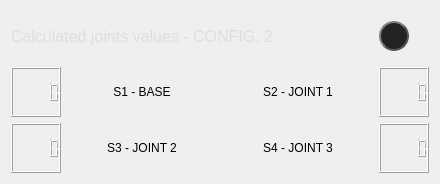
                      <widget class="QWidget" name="config2">
                       <attribute name="title">
                        <string>Config2</string>
                       </attribute>
                       <layout class="QGridLayout" name="gridLayout_14">
                        <item row="0" column="0" colspan="3">
                         <widget class="QLabel" name="label_ik_2">
                          <property name="minimumSize">
                           <size>
                            <width>300</width>
                            <height>50</height>
                           </size>
                          </property>
                          <property name="maximumSize">
                           <size>
                            <width>350</width>
                            <height>100</height>
                           </size>
                          </property>
                          <property name="font">
                           <font>
                            <pointsize>12</pointsize>
                           </font>
                          </property>
                          <property name="styleSheet">
                           <string notr="true">color: rgb(222, 222, 222);</string>
                          </property>
                          <property name="text">
                           <string>Calculated joints values - CONFIG. 2</string>
                          </property>
                         </widget>
                        </item>
                        <item row="2" column="0">
                         <widget class="QLCDNumber" name="lcdNumber_ik_s1_2">
                          <property name="minimumSize">
                           <size>
                            <width>50</width>
                            <height>50</height>
                           </size>
                          </property>
                          <property name="maximumSize">
                           <size>
                            <width>50</width>
                            <height>50</height>
                           </size>
                          </property>
                         </widget>
                        </item>
                        <item row="2" column="1">
                         <widget class="QLabel" name="label_s1_ik_2">
                          <property name="sizePolicy">
                           <sizepolicy hsizetype="Minimum" vsizetype="Preferred">
                            <horstretch>0</horstretch>
                            <verstretch>0</verstretch>
                           </sizepolicy>
                          </property>
                          <property name="minimumSize">
                           <size>
                            <width>150</width>
                            <height>25</height>
                           </size>
                          </property>
                          <property name="maximumSize">
                           <size>
                            <width>16777215</width>
                            <height>25</height>
                           </size>
                          </property>
                          <property name="text">
                           <string>S1 - BASE</string>
                          </property>
                          <property name="alignment">
                           <set>Qt::AlignCenter</set>
                          </property>
                         </widget>
                        </item>
                        <item row="2" column="2">
                         <widget class="QLabel" name="label_s2_ik_2">
                          <property name="sizePolicy">
                           <sizepolicy hsizetype="Minimum" vsizetype="Preferred">
                            <horstretch>0</horstretch>
                            <verstretch>0</verstretch>
                           </sizepolicy>
                          </property>
                          <property name="minimumSize">
                           <size>
                            <width>150</width>
                            <height>25</height>
                           </size>
                          </property>
                          <property name="maximumSize">
                           <size>
                            <width>16777215</width>
                            <height>25</height>
                           </size>
                          </property>
                          <property name="text">
                           <string>S2 - JOINT 1</string>
                          </property>
                          <property name="alignment">
                           <set>Qt::AlignCenter</set>
                          </property>
                         </widget>
                        </item>
                        <item row="2" column="3">
                         <widget class="QLCDNumber" name="lcdNumber_ik_s2_2">
                          <property name="minimumSize">
                           <size>
                            <width>50</width>
                            <height>50</height>
                           </size>
                          </property>
                          <property name="maximumSize">
                           <size>
                            <width>50</width>
                            <height>50</height>
                           </size>
                          </property>
                          <property name="smallDecimalPoint">
                           <bool>false</bool>
                          </property>
                         </widget>
                        </item>
                        <item row="3" column="0">
                         <widget class="QLCDNumber" name="lcdNumber_ik_s3_2">
                          <property name="minimumSize">
                           <size>
                            <width>50</width>
                            <height>50</height>
                           </size>
                          </property>
                          <property name="maximumSize">
                           <size>
                            <width>50</width>
                            <height>50</height>
                           </size>
                          </property>
                         </widget>
                        </item>
                        <item row="3" column="1">
                         <widget class="QLabel" name="label_s3_ik_2">
                          <property name="sizePolicy">
                           <sizepolicy hsizetype="Minimum" vsizetype="Preferred">
                            <horstretch>0</horstretch>
                            <verstretch>0</verstretch>
                           </sizepolicy>
                          </property>
                          <property name="minimumSize">
                           <size>
                            <width>150</width>
                            <height>25</height>
                           </size>
                          </property>
                          <property name="maximumSize">
                           <size>
                            <width>16777215</width>
                            <height>25</height>
                           </size>
                          </property>
                          <property name="text">
                           <string>S3 - JOINT 2</string>
                          </property>
                          <property name="alignment">
                           <set>Qt::AlignCenter</set>
                          </property>
                         </widget>
                        </item>
                        <item row="3" column="2">
                         <widget class="QLabel" name="label_s4_ik_2">
                          <property name="sizePolicy">
                           <sizepolicy hsizetype="Minimum" vsizetype="Preferred">
                            <horstretch>0</horstretch>
                            <verstretch>0</verstretch>
                           </sizepolicy>
                          </property>
                          <property name="minimumSize">
                           <size>
                            <width>150</width>
                            <height>25</height>
                           </size>
                          </property>
                          <property name="maximumSize">
                           <size>
                            <width>16777215</width>
                            <height>25</height>
                           </size>
                          </property>
                          <property name="text">
                           <string>S4 - JOINT 3</string>
                          </property>
                          <property name="alignment">
                           <set>Qt::AlignCenter</set>
                          </property>
                         </widget>
                        </item>
                        <item row="3" column="3">
                         <widget class="QLCDNumber" name="lcdNumber_ik_s4_2">
                          <property name="minimumSize">
                           <size>
                            <width>50</width>
                            <height>50</height>
                           </size>
                          </property>
                          <property name="maximumSize">
                           <size>
                            <width>50</width>
                            <height>50</height>
                           </size>
                          </property>
                         </widget>
                        </item>
                        <item row="0" column="3">
                         <widget class="QPushButton" name="btn_ik_reload_2">
                          <property name="sizePolicy">
                           <sizepolicy hsizetype="Preferred" vsizetype="Preferred">
                            <horstretch>0</horstretch>
                            <verstretch>0</verstretch>
                           </sizepolicy>
                          </property>
                          <property name="minimumSize">
                           <size>
                            <width>30</width>
                            <height>30</height>
                           </size>
                          </property>
                          <property name="maximumSize">
                           <size>
                            <width>30</width>
                            <height>30</height>
                           </size>
                          </property>
                          <property name="font">
                           <font>
                            <family>Segoe UI</family>
                            <pointsize>10</pointsize>
                           </font>
                          </property>
                          <property name="toolTip">
                           <string>Update sim</string>
                          </property>
                          <property name="layoutDirection">
                           <enum>Qt::LeftToRight</enum>
                          </property>
                          <property name="autoFillBackground">
                           <bool>false</bool>
                          </property>
                          <property name="styleSheet">
                           <string notr="true">QPushButton {	
	color: rgb(222, 222, 222);
    border: 2px solid #555;
    border-radius: 15px;
    border-style: outset;
	background-color: rgb(35, 35, 35);
    padding: 5px;
	image: url(:/16x16/16x16/icons8-replace-50.png);

}
QPushButton:hover {
	background-color: rgb(61, 61, 61);
}
QPushButton:pressed {	
	background-color: rgb(85, 170, 255);
}</string>
                          </property>
                          <property name="text">
                           <string/>
                          </property>
                          <property name="checkable">
                           <bool>true</bool>
                          </property>
                          <property name="checked">
                           <bool>true</bool>
                          </property>
                         </widget>
                        </item>
                       </layout>
                      </widget>
